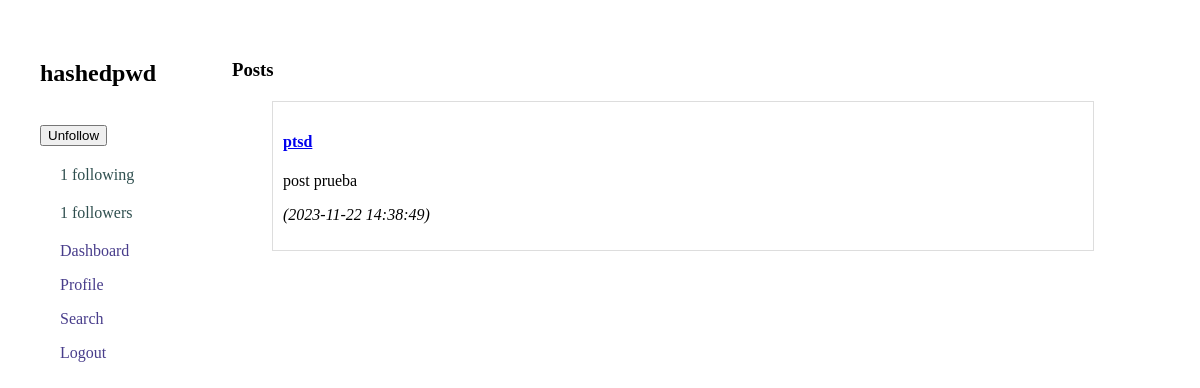
/profile.php?user_id=526 (signed in), run on the app's committed database.
### tables this page shows
CREATE TABLE `texts` (
  `text_id` int(11) NOT NULL,
  `user_id` int(11) DEFAULT NULL,
  `title` varchar(255) DEFAULT NULL,
  `content` text NOT NULL,
  `is_public` tinyint(1) DEFAULT 1,
  `created_at` timestamp NOT NULL DEFAULT current_timestamp()
);

### profile.php (the view, shortened to what this page needs)
<?php
require_once "config.php";
$user_id = isset($_GET['user_id']) ? $_GET['user_id'] : $_SESSION["user_id"];
$username = $profile_image = $profile_username = "";
$sql_profile = "SELECT username, profile_image FROM users WHERE user_id = ?";
if ($stmt_profile = mysqli_prepare($link, $sql_profile)) {
    mysqli_stmt_bind_param($stmt_profile, "i", $user_id);
    if (mysqli_stmt_execute($stmt_profile)) {
        mysqli_stmt_bind_result($stmt_profile, $profile_username, $profile_image);
    } else {
        $err = "Something went wrong.";
    }
} else {
    $err = "Something went wrong preparing your profile." . mysqli_error($link);
}
$follow_user_id = isset($_GET['user_id']) ? $_GET['user_id'] : null;
$profile_user_posts = [];
$sql_user_posts = "SELECT text_id, title, content, created_at
                   FROM texts
                   WHERE user_id = ?
                   ORDER BY created_at DESC";
if ($stmt_user_posts = mysqli_prepare($link, $sql_user_posts)) {
    mysqli_stmt_bind_param($stmt_user_posts, "i", $user_id);
    if (mysqli_stmt_execute($stmt_user_posts)) {
        $result_user_posts = mysqli_stmt_get_result($stmt_user_posts);
        $profile_user_posts = mysqli_fetch_all($result_user_posts, MYSQLI_ASSOC);
    } else {
        echo "Error fetching user's posts: " . mysqli_error($link);
    }
} else {
    echo "Error preparing your posts' query: " . mysqli_error($link);
}
function isFollowing($link, $follower_id, $following_id) {
    $sql = "SELECT *
            FROM follows
            WHERE follower_id = ? AND following_id = ?";
    $stmt = mysqli_prepare($link, $sql);
    if ($stmt) {
        mysqli_stmt_bind_param($stmt, "ii", $follower_id, $following_id);
        mysqli_stmt_execute($stmt);
        mysqli_stmt_store_result($stmt);
        $result = mysqli_stmt_num_rows($stmt);
        return $result > 0;
    } else {
        return false;
    }
}
function getFollowing($link, $user_id) {
    $following = [];
    $sql = "SELECT u.user_id, u.username, u.profile_image
            FROM follows f
            INNER JOIN users u ON f.following_id = u.user_id
            WHERE f.follower_id = ?";
    $stmt = mysqli_prepare($link, $sql);
    if ($stmt) {
        mysqli_stmt_bind_param($stmt, "i", $user_id);
        mysqli_stmt_execute($stmt);
        $result = mysqli_stmt_get_result($stmt);
        while ($row = mysqli_fetch_assoc($result)) {
            $following[] = $row;
        }
    }
    return $following;
}
function getFollowers($link, $user_id)
{
    $followers = [];
    $sql = "SELECT u.user_id, u.username, u.profile_image
            FROM follows f
            INNER JOIN users u ON f.follower_id = u.user_id
            WHERE f.following_id = ?";
    $stmt = mysqli_prepare($link, $sql);
    if ($stmt) {
        mysqli_stmt_bind_param($stmt, "i", $user_id);
        mysqli_stmt_execute($stmt);
        $result = mysqli_stmt_get_result($stmt);
        while ($row = mysqli_fetch_assoc($result)) {
            $followers[] = $row;
        }
    }
    return $followers;
}
?>
<!DOCTYPE html>
<html lang="en">
<head>
    <link rel="stylesheet" href="styles.css">
</head>
<body class="body">
    <div id="profile-navbar">
        <?php
            echo "<h2>$profile_username</h2><br>";
            if ($user_id != $_SESSION['user_id'] && $follow_user_id !== null) {
                if (!isFollowing($link, $_SESSION['user_id'], $follow_user_id)) {
                    echo "<form method='POST' action='follow_func.php'>";
                    echo "<input type='hidden' name='follow_user_id' value='$follow_user_id'>";
                    echo "<input type='hidden' name='follow' value='true'>";
                    echo "<input type='submit' value='Follow'>";
                    echo "</form>";
                } else {
                    echo "<form method='POST' action='follow_func.php'>";
                    echo "<input type='submit' value='Unfollow'>";
                    echo "</form>";
                }
            }
            $following_count = count(getFollowing($link, $user_id));
            echo "<div id='following'>";
            echo "<p><a class='no-line' href='follows.php?user_id=$user_id'>$following_count following</a></p>";
            echo "</div>";
            $follower_count = count(getFollowers($link, $user_id));
            echo "<div id='followerss'>";
            echo "<p><a class='no-line' href='follows.php?user_id=$user_id'>$follower_count followers</a></p>";
            echo "</div>";
        ?>
        <div id="navbar">
            <p><a class="no-line-navbar" href="dashboard.php">Dashboard</a></p>
            <p><a class="no-line-navbar" href="profile.php?user_id=<?php echo $user_id; ?>">Profile</a></p>
            <p><a class="no-line-navbar" href="search.php">Search</a></p>
            <p><a class="no-line-navbar" href="logout.php">Logout</a></p>
        </div>
    </div>
    <div id="posts-profile">
        <h3>Posts</h3>
        <div class="indent">
            <?php
                foreach ($profile_user_posts as $post) {
                    $post_id = $post["text_id"];
                    $post_title = $post["title"];
                    $post_content = $post["content"];
                    $post_creation = $post["created_at"];
                    echo "<div style='border: 1px solid #ddd; padding: 10px; margin-bottom: 10px;'>";
                    echo "<h4><a href='posts.php?user_id=$user_id&text_id=$post_id'>$post_title</a></h4>";
                    echo "<p>$post_content</p>";
                    echo "<p><em>($post_creation)</em></p>";
                    echo "</div>";
                }
            ?>
        </div>
    </div>
</body>
</html>

### styles.css (style rules this page uses)
.body { display: flex; justify-content: space-between; margin: 20px; }
.no-line { text-decoration: none; color: darkslategray; }
#profile-navbar { flex: 1; }
.no-line-navbar { text-decoration: none; color: darkslateblue }
#posts-profile { width: 80%; }
.indent { margin-right: 5%; margin-left: 20px; }
div { margin: 20px; }

### data on the page
texts: title "ptsd", content "post prueba", created_at "2023-11-22 14:38:49"

### other printed values
$profile_username "hashedpwd"
$following_count "1"
$follower_count "1"
